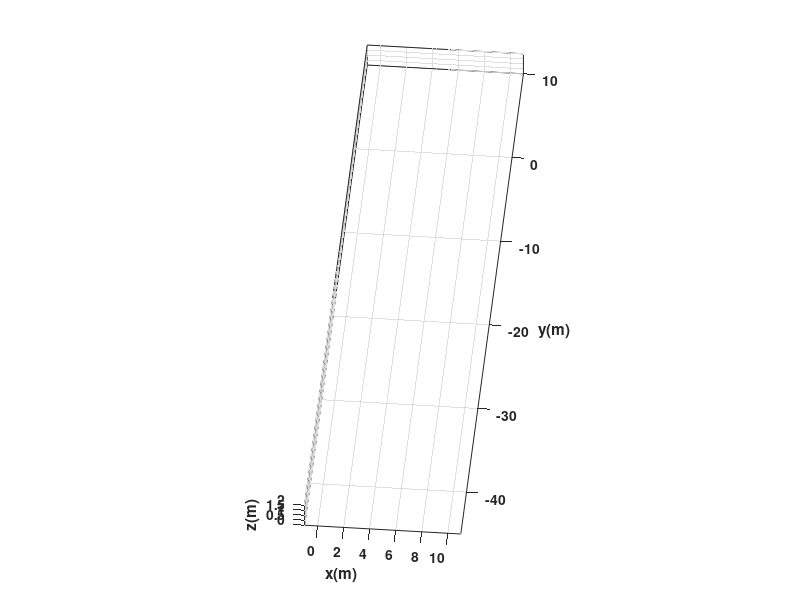

Recreate this plot in MATLAB. (Note: this script raises an error after producing the figure.)
clear
close all
clc

%%%%%%%%%%%%%%%%%%%%%%%%%%%%%% TIEMPO %%%%%%%%%%%%%%%%%%%%%%%%%%%%%%%%%%%%%
tf = 10;            
ts = 0.009;          
t = 0: ts: tf;       
N = length(t);       

%%%%%%%%%%%%%%%%%%%%%%%% CONDICIONES INICIALES %%%%%%%%%%%%%%%%%%%%%%%%%%%%
x1 = zeros(1,N+1);  
y1 = zeros(1,N+1);  
phi = zeros(1,N+1); 

x1(1) = 0;              
y1(1) = 0;             
% Calculamos el ángulo inicial exacto basado en el Tramo 1 (dy = x = 0)
dy0 = 0; 
phi(1) = atan2(dy0, 1); 

%%%%%%%%%%%%%%%%%%%%%%%%%%%% PUNTO DE CONTROL %%%%%%%%%%%%%%%%%%%%%%%%%%%%%
hx = zeros(1,N+1);  
hy = zeros(1,N+1);  
hx(1) = x1(1);
hy(1) = y1(1);

%%%%%%%%%%%%%%%%%%%%%% VELOCIDADES DE REFERENCIA %%%%%%%%%%%%%%%%%%%%%%%%%%
u = zeros(1,N); 
w = zeros(1,N); 

for k = 1:N
    tk = t(k);
    dx = 1;
    
    if tk < 3
        % TRAMO 1: f(x) = 0.5*x^2
        dy = tk;
        ddy = 1;
    elseif tk < 7
        % TRAMO 2: f(x) = -(x-5)^2 + 8
        dy = -2*(tk - 5);
        ddy = -2;
    else
        % TRAMO 3: f(x) = 2*exp(x-7)*cos(x-7)
        dy = 2*exp(tk-7)*(cos(tk-7) - sin(tk-7));
        ddy = -4*exp(tk-7)*sin(tk-7);
    end
    
    % Paso 4: Velocidad lineal u(t)
    u(k) = sqrt(dx^2 + dy^2);
    
    % Paso 6: Velocidad angular w(t)
    w(k) = ddy / (1 + dy^2);
end

%%%%%%%%%%%%%%%%%%%%%%%%% BUCLE DE SIMULACION %%%%%%%%%%%%%%%%%%%%%%%%%%%%%
for k=1:N 
    tk = t(k);
    
    % RECALCULAR ORIENTACIÓN TEÓRICA EXACTA (Paso 5 de la clase)
    if tk < 3
        dy_actual = tk;
    elseif tk < 7
        dy_actual = -2*(tk - 5);
    else
        dy_actual = 2*exp(tk-7)*(cos(tk-7) - sin(tk-7));
    end
    
    phi(k+1) = atan2(dy_actual, 1); 
    
    % Modelo Cinemático Diferencial
    xp1 = u(k)*cos(phi(k+1)); 
    yp1 = u(k)*sin(phi(k+1));
    
    x1(k+1) = x1(k) + xp1*ts; 
    y1(k+1) = y1(k) + yp1*ts; 
    
    hx(k+1) = x1(k+1); 
    hy(k+1) = y1(k+1);
end

%%%%%%%%%%%%%%%%%%%%%%%%%%%%% SIMULACION VIRTUAL 3D %%%%%%%%%%%%%%%%%%%%%%%%%%%%
scene=figure;
set(scene,'Color','white');
set(gca,'FontWeight','bold');
sizeScreen=get(0,'ScreenSize');
set(scene,'position',sizeScreen);
camlight('headlight');
axis equal; grid on; box on;
xlabel('x(m)'); ylabel('y(m)'); zlabel('z(m)');
view([5 40]);

% Ajuste de límites: x va de 0 a 10, y baja hasta aprox -40 en el Tramo 3
axis([-1 11 -45 10 0 2]); 

scale = 2;
MobileRobot_5;
H1=MobilePlot_4(x1(1),y1(1),phi(1),scale); hold on;
H2=plot3(hx(1),hy(1),0,'r','lineWidth',2);

step = 10; 
for k=1:step:N
    delete(H1);    
    delete(H2);
    H1=MobilePlot_4(x1(k),y1(k),phi(k),scale);
    H2=plot3(hx(1:k),hy(1:k),zeros(1,k),'r','lineWidth',2);
    pause(0.01);
end

%%%%%%%%%%%%%%%%%%%%%%%%%%%%% GRAFICAS %%%%%%%%%%%%%%%%%%%%%%%%%%%%
graph=figure;
set(graph,'position',sizeScreen);
subplot(211)
plot(t,u,'b','LineWidth',2),grid on,title('Velocidad Lineal (u)'),ylabel('m/s')
subplot(212)
plot(t,w,'r','LineWidth',2),grid on,title('Velocidad Angular (w)'),ylabel('rad/s')
